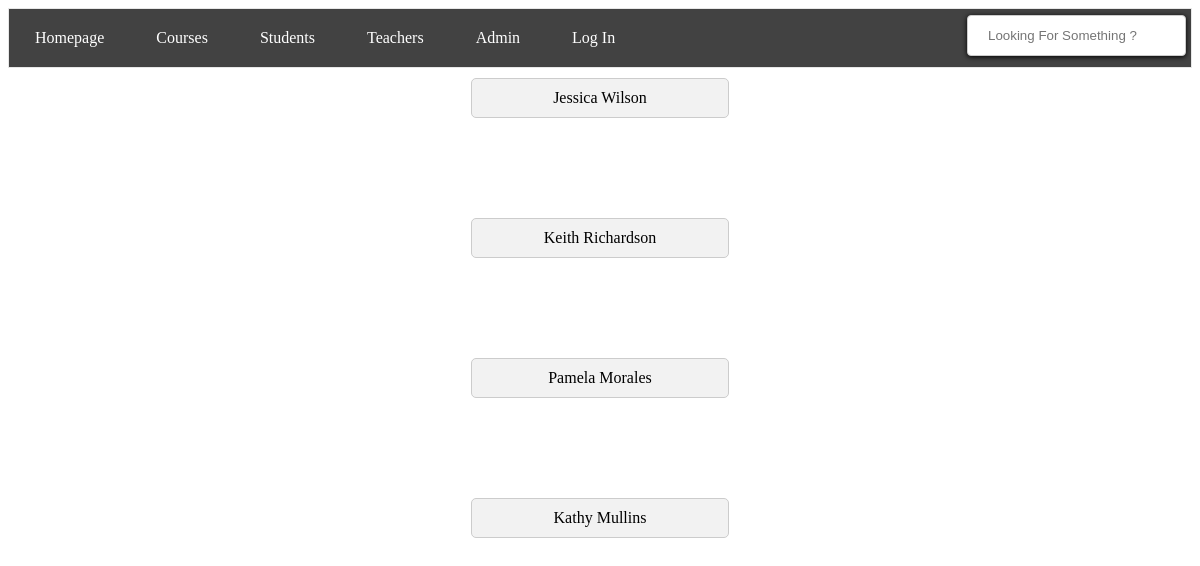
Before: /teachers with the older database file.
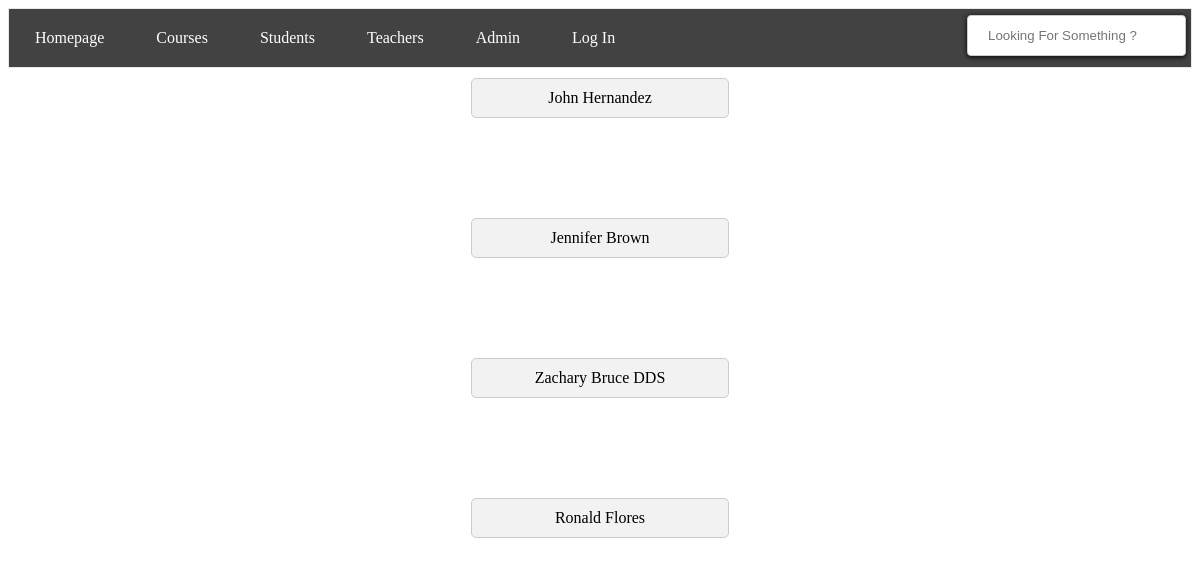
After: the same page with the newer database file.
### tables this page shows
CREATE TABLE teachers (
                id INTEGER PRIMARY KEY, 
                name TEXT NOT NULL,
                email TEXT NOT NULL UNIQUE
            );

### app.py (the view)
@app.route('/teachers', methods=['GET', 'POST'])
def teachers():
    teachers = [teacher for teacher in execute_query(
        "SELECT id,name FROM teachers")]
    return render_template("teachers.html", teachers=teachers)

### setup_db.py (called while the page is built)
def execute_query(sql):
    with sqlite3.connect("students.db") as conn:
        cur = conn.cursor()
        cur.execute(sql)
    return cur.fetchall()

### templates/teachers.html
    {% include "header.html" %}
    {% block content %}
    {% include "navbar.html" %}
    {% for teacher in teachers %}
    <div class="teacher-container">
      <a href="teacher/{{ teacher[0] }}">{{ teacher[1] }}</a>
    </div>
    {% endfor %}
    {% endblock %}

### templates/header.html (shortened to what this page needs)
<!DOCTYPE html>
<html lang="en">
<head>
    <link rel="stylesheet" href="/static/style.css">
</head>
<body>

### templates/navbar.html (shortened to what this page needs)
<div class="navbar">
    <ul>
        <li><a href="/">Homepage</a></li>
        <li><a href="/courses">Courses</a></li>
        <li><a href="/students">Students</a></li>
        <li><a href="/teachers">Teachers</a></li>
        <li><a href="/admin">Admin</a></li>
        <li><a class="login-a" href="/login">Log In</a></li>
        <li class="navbar-search-li">
            <div class="navbar-search">
                <form action="/search" method="post">
                    <input type="text" name="search-keyword" id="search-keyword" placeholder="Looking For Something ?">
                </form>
            </div>
    </ul>
</div>

### static/style.css (style rules this page uses)
.navbar { display: flex; flex-direction: column; }
.navbar-search-li { margin-left: auto; margin-right: 5px; }
.navbar-search { display: flex; align-items: center; }
#search-keyword { width: fit-content; }
ul { display: flex; list-style-type: none; margin: 0; padding: 0; overflow: hidden; border: 1px solid #e7e7e7; background-color: #424242; }
li { float: left; }
li a { display: block; color: rgb(255, 255, 255); text-align: center; padding: 20px 26px; text-decoration: none; }
a { text-decoration: none; color: #000000; }
input[type="text"], input[type="email"], button[type="submit"], input[type="password"], textarea { width: 100%; padding: 12px 20px; margin: 6px 0; box-sizing: border-box; border: 1px solid #ccc; border-radius: 4px; box-shadow: 0px 1px 5px 0px; }
.teacher-container { display: flex; width:20%; justify-content: center; align-items: center; background-color: #f2f2f2; padding: 10px; border: 1px solid #ccc; border-radius: 5px; margin-bottom: 100px; margin-top: 10px; margin-left: auto; margin-right: auto; }
.teacher-container a { text-decoration: none; color: #000000; }

Changed rows visible on the page:
removed teachers: name "Pamela Morales"
changed teachers: name "Jessica Wilson" → "John Hernandez"
changed teachers: name "Keith Richardson" → "Jennifer Brown"
added teachers: name "Zachary Bruce DDS"
changed teachers: name "Kathy Mullins" → "Ronald Flores"
